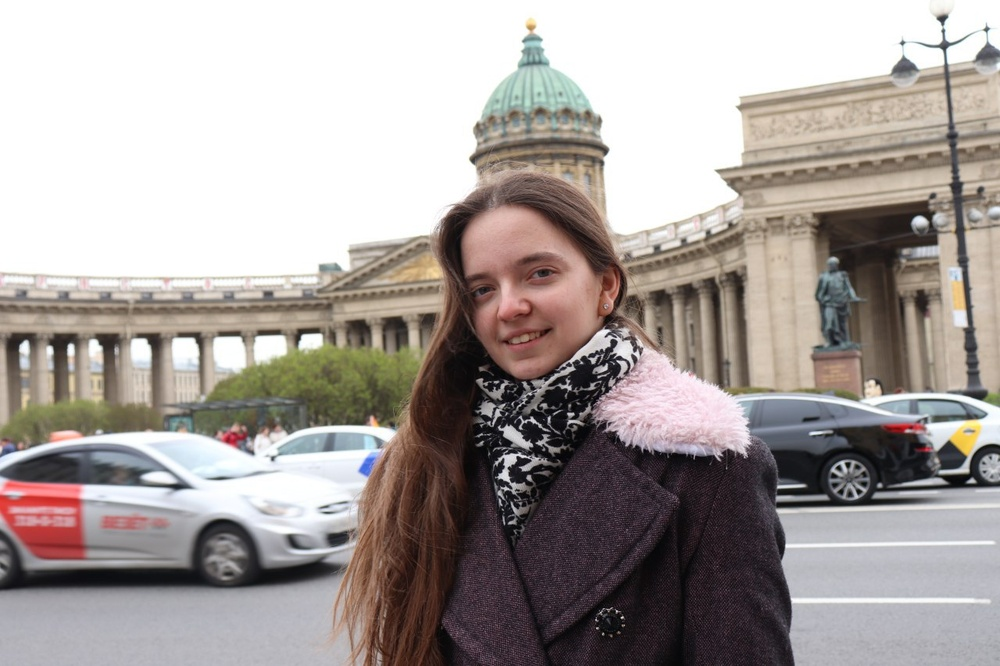
#> input picture train/face_detection/input_image.jpg, 1000 x 666 px, shrunk from 1280 x 853 before the run
$ python -i evaluation.py   (imports and definitions only)
#> lines starting #> are read from the running program, lines starting #| are printed output that depends on the picture; after the words box and inside, x2 and y2 are one past the last pixel; in counts of white or black regions, pixels touching at a corner belong together
import pandas as pd
import os
import cv2

def detect_faces(path_to_image, minNeighbors = 5):
#> called with path_to_image = 'input_image.jpg', minNeighbors = 5
    img = cv2.imread(path_to_image)
#> img is the input picture: shape (666, 1000, 3); mean B, G, R 156.7, 159.7, 167.2
    gray_image = cv2.cvtColor(img, cv2.COLOR_BGR2GRAY)
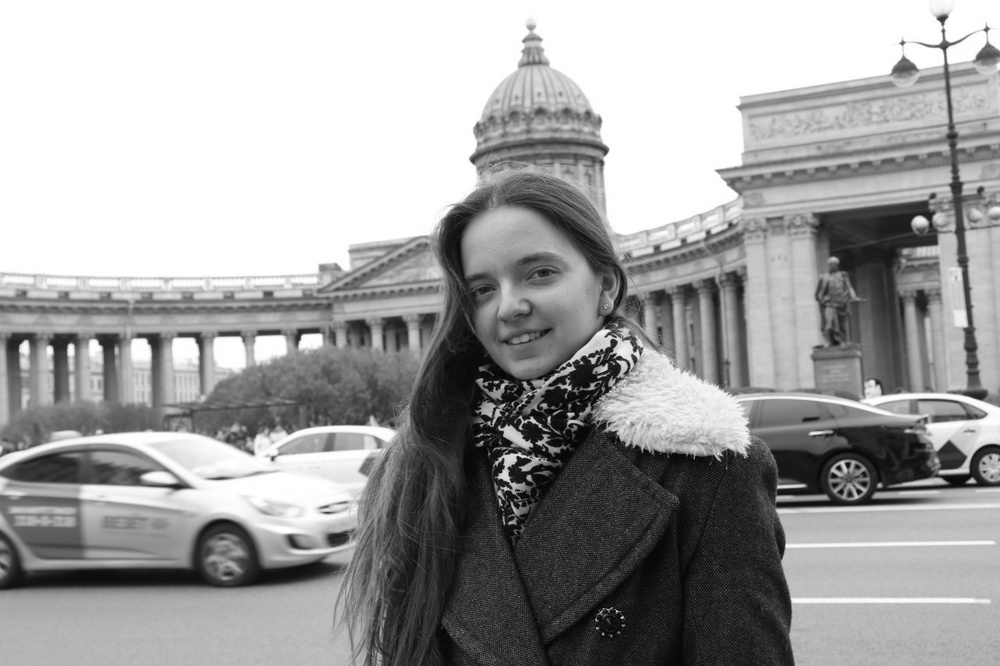
#> gray_image: shape (666, 1000); min 0, max 255, mean 161.6

    face_classifier = cv2.CascadeClassifier(
        cv2.data.haarcascades + "haarcascade_frontalface_default.xml" # pretrained model
    )
    faces = face_classifier.detectMultiScale(
        gray_image, scaleFactor=1.1, minNeighbors=minNeighbors, minSize=(40, 40)
    )
#> faces = [[442, 218, 153, 153]]
    crops = []
    for (x, y, w, h) in faces:
        cv2.rectangle(img, (x, y), (x + w, y + h), (0, 255, 0), 4)
        crops.append(img[y:y+h, x:x+w])
#> this loop made 1 pass
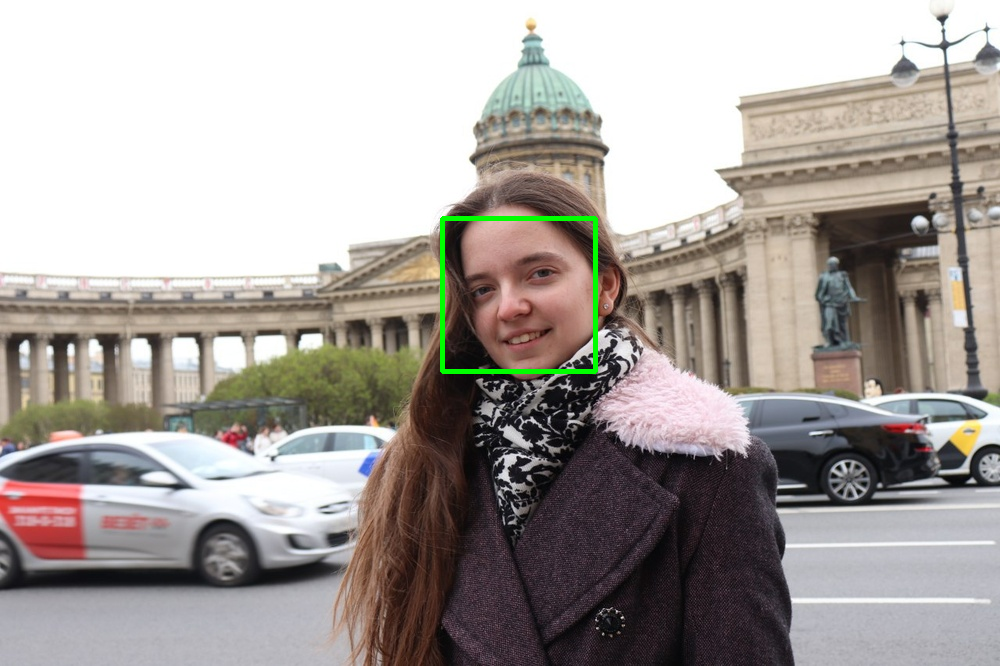
#> img: shape (666, 1000, 3); 0.46% of pixels changed, all inside (x1, y1, x2, y2) = (440, 216, 598, 374)
#> after the loop, crops = 1 item
    return {
        'result': cv2.cvtColor(img, cv2.COLOR_BGR2RGB),
        'faces': faces,
        'crops': crops
    }

def evaluate(input_dir, df, minNeighbors = 5):
    toReview = []
    falsePositives = 0
    notDetected = 0
    notDetectedRows = []
    for index, row in df.iterrows():
        path_to_image = input_dir + '/images/' + row.image_name
        detected = detect_faces(path_to_image, minNeighbors)
        if len(detected['faces']) != row.faces_n:
            toReview.append({ 'row': row, 'output': detected})
        if len(detected['faces']) > row.faces_n:
            falsePositives = falsePositives + (len(detected['faces']) - row.faces_n)
        if len(detected['faces']) < row.faces_n:
            notDetected = notDetected + (row.faces_n - len(detected['faces']))
            notDetectedRows.append({'row': row, 'output': detected})

    return {
        'good': len(df) - len(toReview),
        'toReview': toReview,
        'falsePositives': falsePositives,
        'notDetected': notDetected,
        'notDetectedRows': notDetectedRows
    }


# [6 lines not run here, left out]
    # evaluate(input_dir, df_faces)

>>> result = detect_faces('input_image.jpg')
#> result = 3 items
